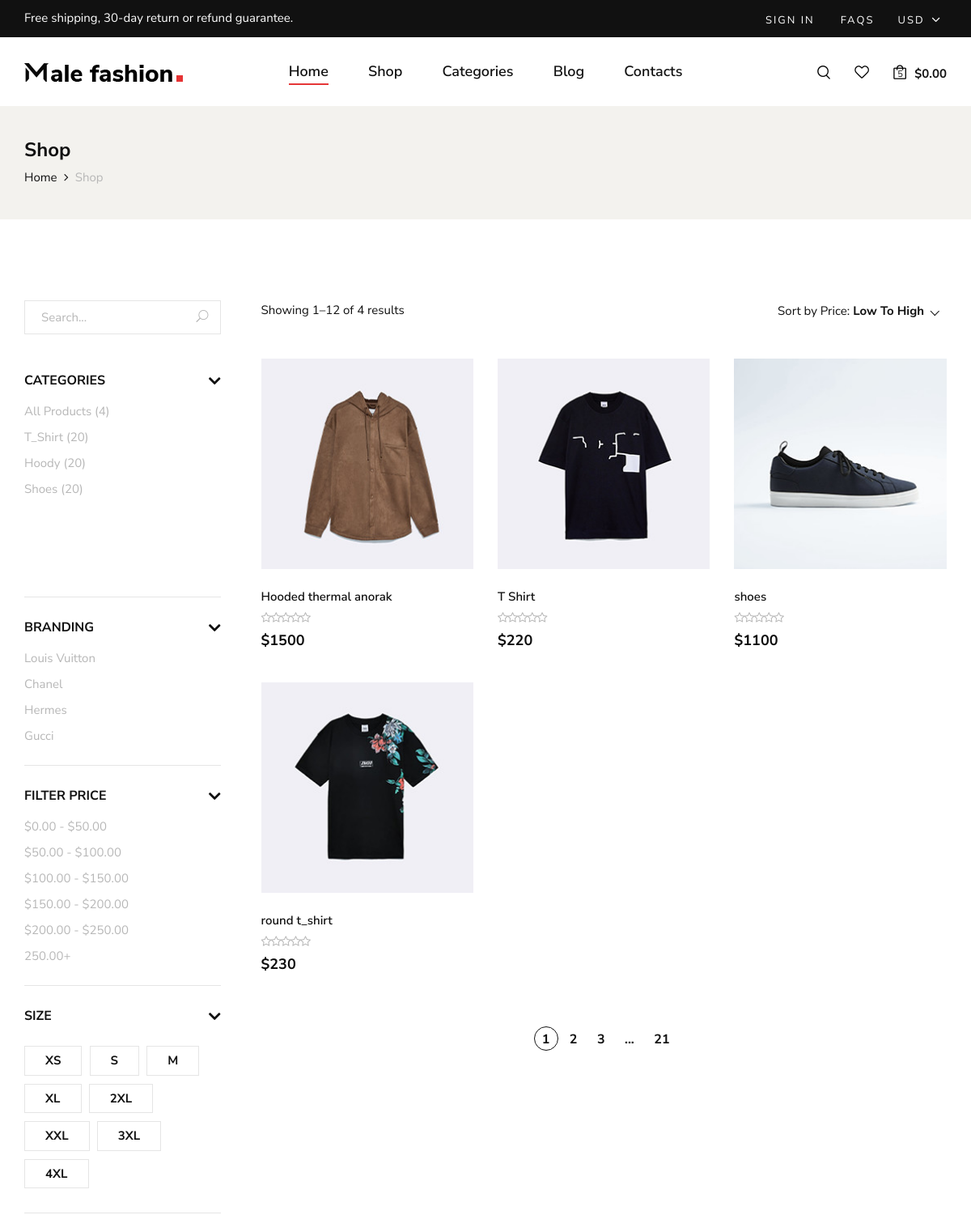
The page /store/ (upper part) on the database as committed earlier.
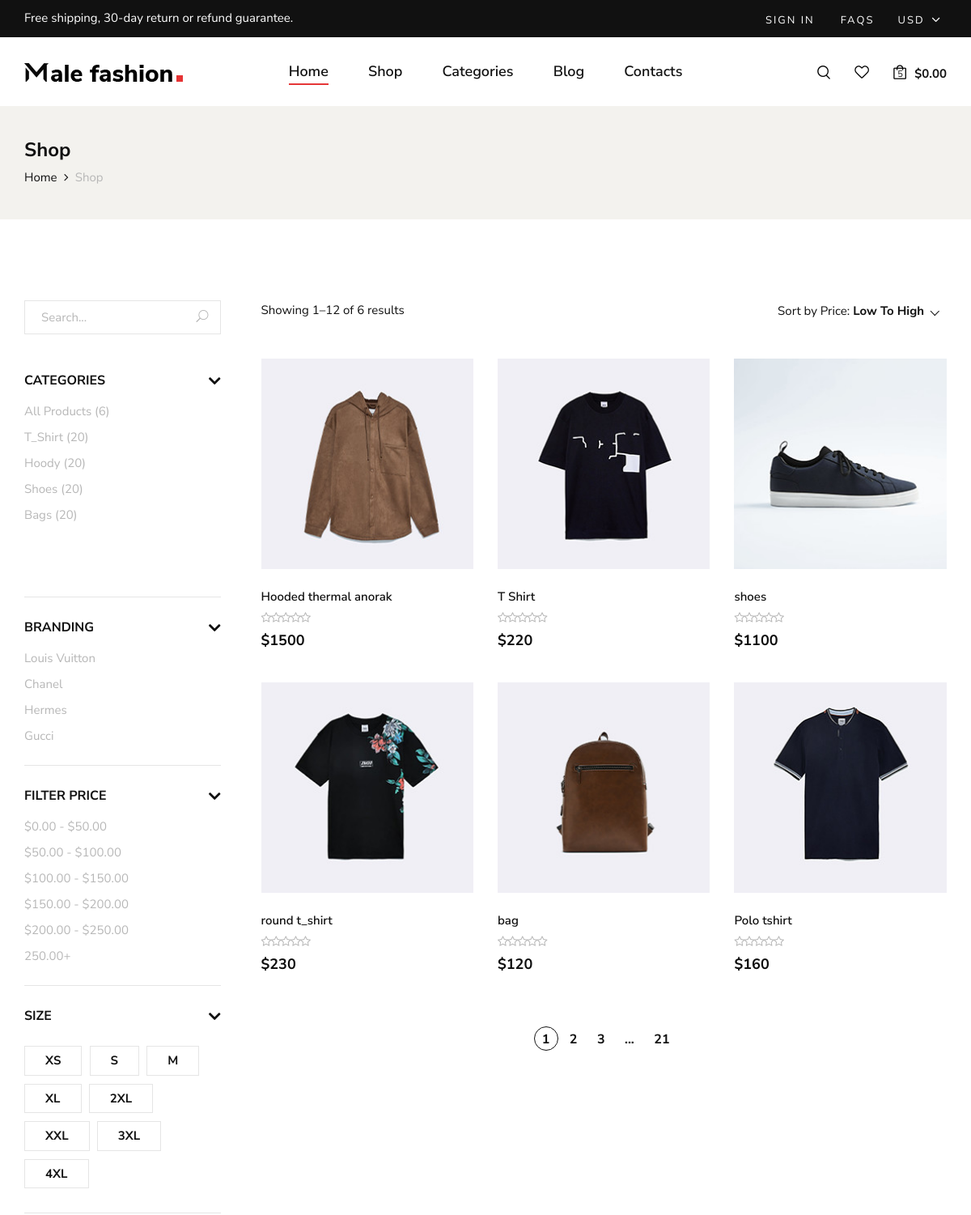
The same page on the database as committed later.
### category/models.py (models this page shows)
class Category(models.Model):
    category_name = models.CharField(unique=True, max_length=50)
    slug = models.SlugField(unique=True, max_length=100)
    class Meta:
        verbose_name = 'category'
        verbose_name_plural = 'categories'
    def get_url(self):
        return reverse('product_by_category',args=[self.slug])
    def __str__(self):
        return str(self.category_name)

### store/models.py (models this page shows)
class Product(models.Model):
    name = models.CharField( max_length=50 , unique=True)
    slug = models.SlugField(max_length=50 , unique=True)
    description = models.TextField( max_length=2000 , blank=True)
    image = models.ImageField( upload_to='product_img')
    price = models.IntegerField()
    discount = models.IntegerField(default=0)
    stock = models.IntegerField()
    is_available = models.BooleanField(default=True)
    category = models.ForeignKey("category.Category",related_name=("product"), verbose_name=("category product"), on_delete=models.CASCADE)
    created_at = models.DateTimeField(auto_now_add=True)
    modified_date = models.DateField( auto_now=True)
    def get_absolute_url(self):
        return reverse("product_detail", args=[self.category.slug ,self.slug])
    def __str__(self):
        return self.name

### store/views.py (the view)
# urls.py: path('store/' , include('store.urls')),
def store(request , category_slug=None):
    categories = None
    products = None
    if category_slug != None:
        categories = get_object_or_404(Category, slug=category_slug)
        products = Product.objects.filter(category=categories, is_available=True)
        product_count = products.count()
    else:
        products = Product.objects.all().filter(is_available=True).order_by('id')
        product_count = products.count()
    product = Product.objects.all().filter(is_available=True).order_by('id')
    all_product_count = product.count()
    context = {
        'products':products,
        'product_count': product_count,
        'all_product_count':all_product_count,
    }
    return render(request , 'product/store.html' , context)

### category/category_context.py (called while the page is built)
def menu_links(request):
    links = Category.objects.all()[:10]
    return dict(links=links)

### store/templates/product/store.html (shortened to what the changed rows need)
{% extends "base.html" %}
{% load static %}
{% block content %}
<section class="shop spad">
    <div class="container">
        <div class="row">
            <div class="col-lg-3">
                <div class="shop__sidebar">
                    <div class="shop__sidebar__accordion">
                        <div class="accordion" id="accordionExample">
                            <div class="card">
                                <div id="collapseOne" class="collapse show" data-parent="#accordionExample">
                                    <div class="card-body">
                                        <div class="shop__sidebar__categories">
                                            <ul class="nice-scroll">
                                                <li><a href="{% url 'store'%}">All Products ({{all_product_count}})</a></li>
                                                {% for category in links %}
                                                <li><a href="{{category.get_url}}">{{category}} (20)</a></li>
                                                {% endfor %}
                                            </ul>
                                        </div>
                                    </div>
                                </div>
                            </div>
                        </div>
                    </div>
                </div>
            </div>
            <div class="col-lg-9">
                <div class="shop__product__option">
                    <div class="row">
                        <div class="col-lg-6 col-md-6 col-sm-6">
                            <div class="shop__product__option__left">
                                <p>Showing 1–12 of {{product_count}} results</p>
                            </div>
                        </div>
                    </div>
                </div>
                <div class="row">
                    {% for product in products %}
                    <div class="col-lg-4 col-md-6 col-sm-6">
                        <div class="product__item">
                            <div class="product__item__pic set-bg" data-setbg="{{product.image.url}}">
                            </div>
                            <div class="product__item__text">
                                <h6>{{product}}</h6>
                                <div class="rating">
                                    <i class="fa fa-star-o"></i>
                                    <i class="fa fa-star-o"></i>
                                    <i class="fa fa-star-o"></i>
                                    <i class="fa fa-star-o"></i>
                                    <i class="fa fa-star-o"></i>
                                </div>
                                <h5>${{product.price}}</h5>
                            </div>
                        </div>
                    </div>
                    {% endfor %}
                </div>
            </div>
        </div>
    </div>
</section>
{% endblock content %}

Rows that differ between the two databases and show on the page:
added Category: category_name "Bags"
added Product: shows a picture, name "bag", price "120"
added Product: shows a picture, name "Polo tshirt", price "160"
Other text that changed with them:
{{ all_product_count }}: "4" → "6"
{{ product_count }}: "4" → "6"
